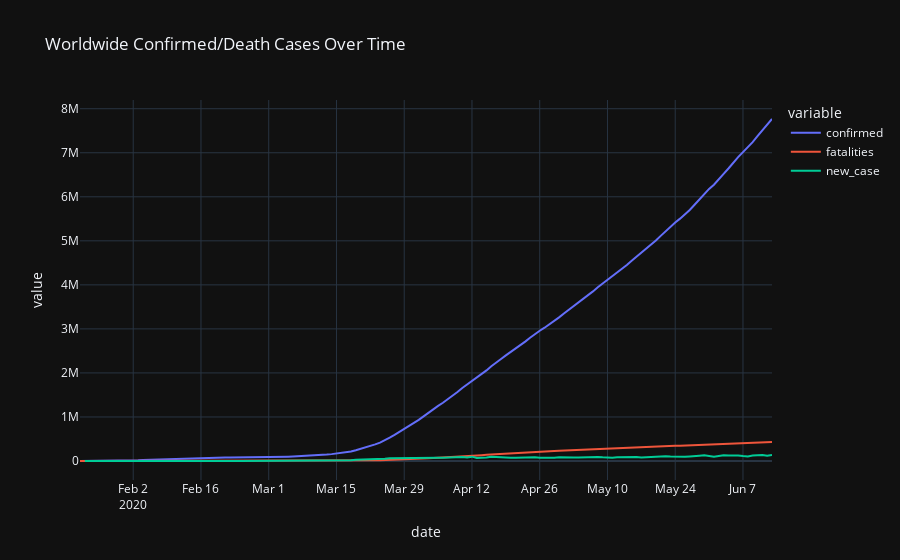

Here is the notebook cell this chart was saved with:
### Markdown cell above
### 全球確診/死亡案例 (折線圖)

- 2020/4/2 確診人數突破 1M，且死亡人數為 52K
- 2020/5/1 確診人數突破 3.3M，且死亡人數為 238K
- **好消息! 每日新增確診案例曲線從 2020/4/4 開始趨於平緩至今**

### Code cell
fig = px.line(ww_melt_df, x="date", y="value", color='variable', 
              title="Worldwide Confirmed/Death Cases Over Time")
fig.show()

### Figure 1 — Plotly figure (JSON) as saved in the notebook; plotly's stock layout.template omitted (floating-point values rounded to 4 significant figures; data arrays with more than 128 entries replaced by an {"elided": "..."} marker saying what was removed)
{"data": [{"hovertemplate": "variable=confirmed<br>date=%{x}<br>value=%{y}<extra></extra>", "legendgroup": "confirmed", "line": {"color": "#636efa", "dash": "solid"}, "mode": "lines", "name": "confirmed", "orientation": "v", "showlegend": true, "type": "scatter", "x": {"elided": "144 str values"}, "xaxis": "x", "y": {"elided": "144 int values"}, "yaxis": "y"}, {"hovertemplate": "variable=fatalities<br>date=%{x}<br>value=%{y}<extra></extra>", "legendgroup": "fatalities", "line": {"color": "#EF553B", "dash": "solid"}, "mode": "lines", "name": "fatalities", "orientation": "v", "showlegend": true, "type": "scatter", "x": {"elided": "144 str values"}, "xaxis": "x", "y": {"elided": "144 int values"}, "yaxis": "y"}, {"hovertemplate": "variable=new_case<br>date=%{x}<br>value=%{y}<extra></extra>", "legendgroup": "new_case", "line": {"color": "#00cc96", "dash": "solid"}, "mode": "lines", "name": "new_case", "orientation": "v", "showlegend": true, "type": "scatter", "x": {"elided": "144 str values"}, "xaxis": "x", "y": {"elided": "144 int values"}, "yaxis": "y"}], "layout": {"legend": {"title": {"text": "variable"}, "tracegroupgap": 0}, "title": {"text": "Worldwide Confirmed/Death Cases Over Time"}, "xaxis": {"anchor": "y", "domain": [0, 1], "title": {"text": "date"}}, "yaxis": {"anchor": "x", "domain": [0, 1], "title": {"text": "value"}}}}
